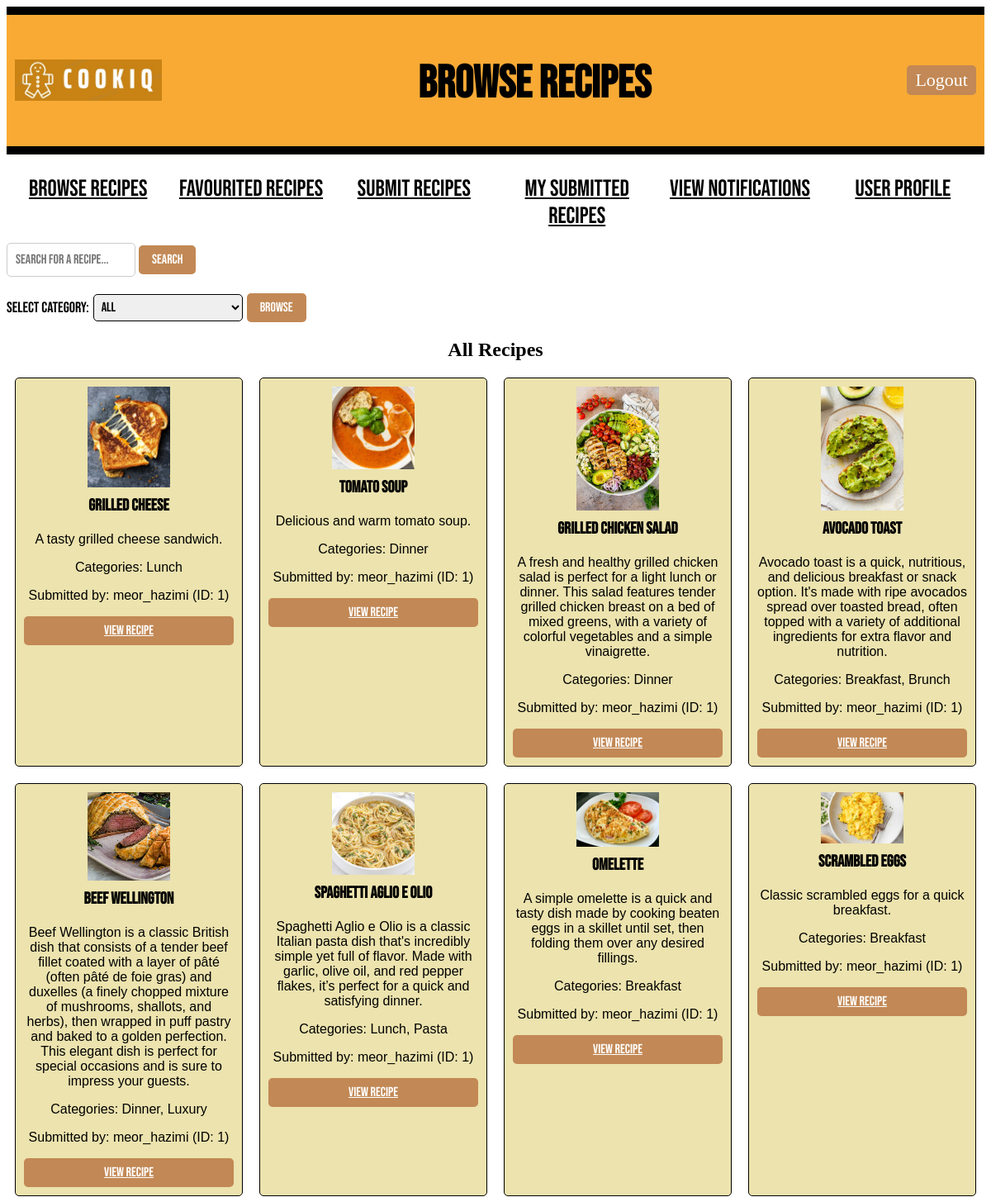
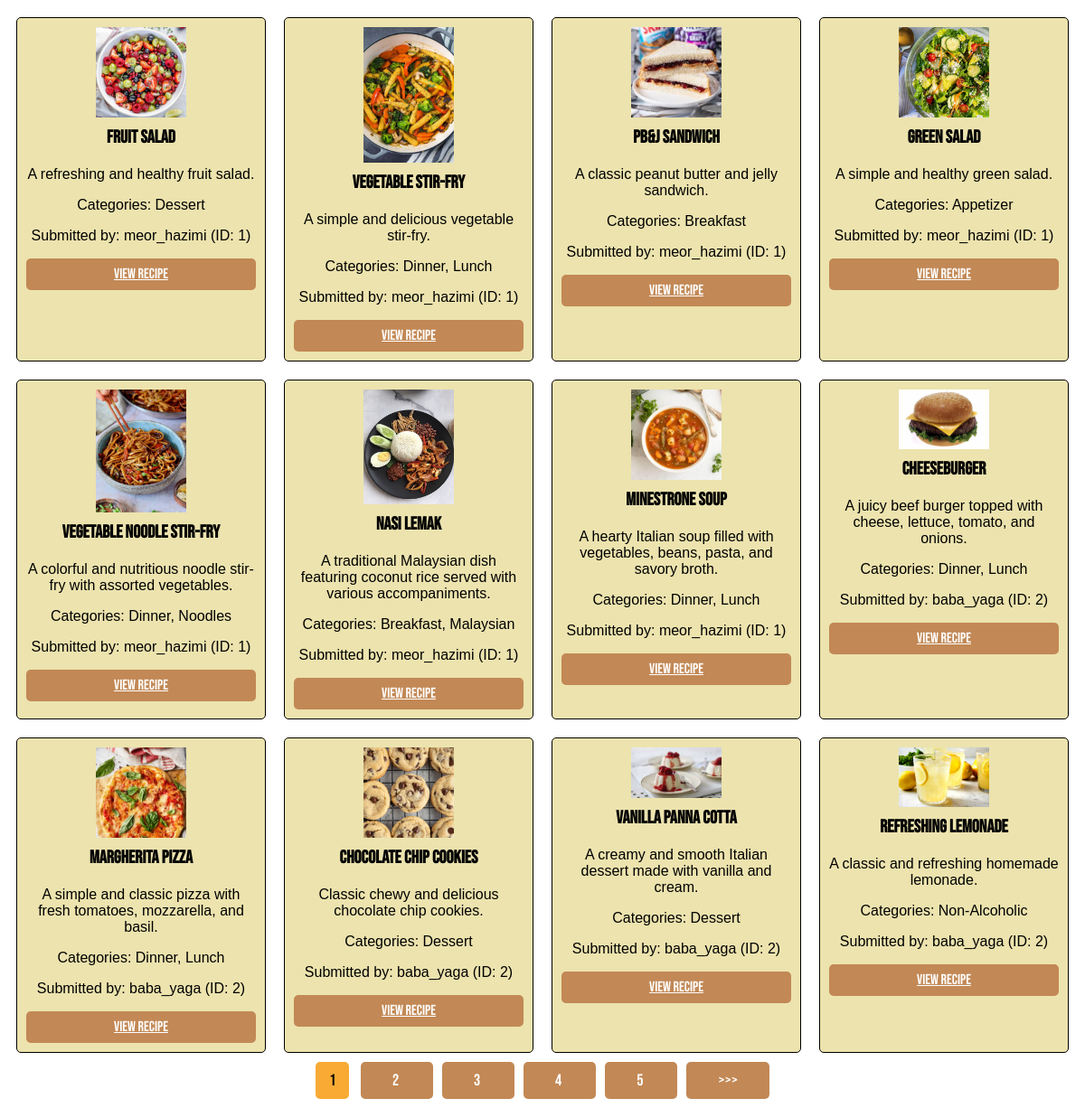
Screenshot of /user/5/browse_recipes (signed in) with the database file from the repository (2 pictures, top to bottom).
### models.py (models this page shows, shortened)
class Recipe(db.Model):
    id = db.Column(db.Integer, primary_key=True)
    recipe_name = db.Column(db.String(100), nullable=False)
    description = db.Column(db.Text, nullable=False)
    ingredients = db.Column(db.Text, nullable=False)
    steps = db.Column(db.Text, nullable=False)
    difficulty = db.Column(db.Integer, nullable=False)
    time_required = db.Column(db.Integer, nullable=False)
    serving_size = db.Column(db.Integer, nullable=False)
    submitted_at = db.Column(db.DateTime(timezone=True), default=lambda: datetime.now(timezone('Asia/Kuala_Lumpur')))
    approved = db.Column(db.Boolean, default=False)
    user_id = db.Column(db.Integer, db.ForeignKey('user.id', name='fk_recipe_user'), nullable=False)
    image_path = db.Column(db.String(255))  # Path to the image file
    submitted_by = db.Column(db.String(100), nullable=False)
    comments = db.relationship('Comment', backref='recipe', cascade="all, delete-orphan", lazy=True)
    reports = db.relationship('Report', back_populates='recipe', cascade="all, delete-orphan")
    categories = db.relationship('Category', secondary=recipe_category_association, backref=db.backref('recipes', lazy='dynamic'))

class Category(db.Model):
    id = db.Column(db.Integer, primary_key=True)
    name = db.Column(db.String(100), nullable=False, unique=True)
    group_id = db.Column(db.Integer, db.ForeignKey('category_group.id', name='fk_category_group'), nullable=True)

### main.py (the view)
@app.route("/user/<int:user_id>/browse_recipes")
def browse_recipes(user_id):
    if "user_id" not in session or session["user_id"] != user_id:
        return redirect(url_for("login"))
    user = User.query.get_or_404(user_id)
    categories = Category.query.order_by(Category.name).all()  # Sort categories alphabetically
    selected_category = request.args.get("category", "All")
    search_query = request.args.get("search_query", "")
    page = request.args.get("page", 1, type=int)
    per_page = 20
    query = Recipe.query.filter_by(approved=True) # Start query for recipes with 'approved' status
    groups = CategoryGroup.query.order_by(CategoryGroup.name).all()
    for group in groups:
        group.categories = Category.query.filter_by(group_id=group.id).order_by(Category.name).all()
    if selected_category != "All":
        category = Category.query.filter_by(name=selected_category).first()
        if category:
            query = query.filter(Recipe.categories.contains(category))
    if search_query:
        query = query.filter(Recipe.recipe_name.ilike(f"%{search_query}%"))
    pagination = query.paginate(page=page, per_page=per_page, error_out=False)
    recipes = pagination.items
    return render_template("browse_recipes.html", recipes=recipes, groups=groups, categories=categories, selected_category=selected_category, search_query=search_query, user=user, user_id=user_id,pagination=pagination)

### templates/browse_recipes.html (shortened to what this page needs)
<!DOCTYPE html>
<html>
<head>
    <link rel="stylesheet" type="text/css" href="{{ url_for('static', filename='style.css') }}">
</head>
<body>
    <div class="header">
        <div class="logo-container">
            <img style="height: 50px; padding-bottom: 30px;" src="{{ url_for('static', filename='Logo_CookiQ.jpeg') }}" alt="Logo_CookiQ">
        </div>
        <h1 class="title">Browse Recipes</h1>
        <a href="{{ url_for('logout') }}" class="LogOutButton">Logout</a>
    </div>
    {% include '_flashes.html' %}
    <div class="classification">
        <ul>
            <li><a href="{{ url_for('browse_recipes', user_id=user.id) }}" class="nav-button">Browse Recipes</a></li>
            <li><a href="{{ url_for('favouritedrecipe', user_id=user.id)}}" class="nav-button">Favourited Recipes</a></li>
            <li><a href="{{ url_for('recipesubmission', user_id=user.id) }}" class="nav-button">Submit Recipes</a></li>
            <li><a href="{{ url_for('submitted_recipes', user_id=user.id) }}" class="nav-button">My Submitted Recipes</a></li>
            <li><a href="{{ url_for('view_notifications', user_id=user.id) }}" class="nav-button">View Notifications</a></li>
            <li><a href="{{ url_for('user_profile', user_id=user.id) }}" class="nav-button">User Profile</a></li>
        </ul>
    </div>
    <div class="search-bar">
        <form method="GET" action="{{ url_for('browse_recipes', user_id=user.id) }}">
            <input type="text" name="search_query" placeholder="Search for a recipe..." value="{{ request.args.get('search_query', '') }}">
            <button type="submit">Search</button>
        </form>
    </div>
    <div class="category-selection">
        <form method="GET" action="{{ url_for('browse_recipes', user_id=user.id) }}">
            <label for="category">Select Category:</label>
            <select name="category" id="category">
                <option value="All">All</option>
            </select>
            <button type="submit">Browse</button>
        </form>
    </div>
    <div class="recipes">
        <h2 class="centertext">{{ selected_category.capitalize() }} Recipes</h2>
        {% for i in range(0, recipes|length, 4) %}
        <div class="recipe-row">
            {% for recipe in recipes[i:i+4] %}
            <div class="recipe-card">
                <img src="/static/{{ recipe.image_path }}" alt="Recipe Image" style="max-width: 100px;">
                <h3>{{ recipe.recipe_name }}</h3>
                <p>{{ recipe.description }}</p>
                <p>Categories:
                    {% for category in recipe.categories %}
                        {{ category.name }}{% if not loop.last %}, {% endif %}
                    {% endfor %}
                </p>
                <p>Submitted by: {{ recipe.submitted_by }}</p>
                <a href="{{ url_for('recipe', user_id=user.id, recipe_id=recipe.id, source='browse_recipe') }}">View Recipe</a>
            </div>
            {% endfor %}
        </div>
        {% endfor %}
    </div>
    <div class="pagination">
        {% for number in pagination.iter_pages() %}
            {% if pagination.page != number %}
                <span>
                    <a class='page-number' href="{{ url_for('browse_recipes', user_id=user.id, page=number, category=selected_category, search_query=search_query) }}">
                        {{ number }}
                    </a>
                </span>
            {% else %}
                <span class='current-page-number'>{{ number }}</span>
            {% endif %}
        {% endfor %}
        {% if pagination.has_next %}
            <span>
                <a class='page-number' href="{{ url_for('browse_recipes', user_id=user.id, page=pagination.next_num, category=selected_category, search_query=search_query) }}">
                    {{ '>>>' }}
                </a>
            </span>
        {% endif %}
    </div>
</body>
</html>

### static/style.css (style rules this page uses)
.header { display: flex; align-items: center; justify-content: space-between; background-color: #f8aa35; border-top: 10px solid #000; border-bottom: 10px solid #000; margin-bottom: 20px; padding: 5px 10px; }
.logo-container { display: flex; align-items: center; margin-top: 30px; }
.centertext { text-align: center; }
.title { font-family: 'Bebas Neue', sans-serif; font-size: 55px; color: rgb(0, 0, 0); margin-top: 45px; }
.nav-button { border: none; color: rgb(0, 0, 0); }
.MainButton, .HomeButton, .LogOutButton { padding: 5px 10px; border-radius: 5px; background-color: #c28855; color: #fff; font-size: 22px; font-weight: 300; cursor: pointer; text-decoration: none; left: 20px; }
.classification ul { text-align: center; display: flex; padding-top: 5px; padding-left: 0px; }
.classification li { font-family: 'Bebas Neue', sans-serif; font-size: 28px; font-weight: 300; text-transform: uppercase; display: inline-block; width: 100%; }
.recipe-row, .user-row { display: flex; justify-content: center; margin-bottom: 20px; }
.recipe-card, .user-card { width: 45%; margin: 0 10px; padding: 10px; border: 1px solid #000; border-radius: 5px; background-color: #ece3ae; text-align: center; }
.recipe-card h3, .user-card h3 { margin-top: 0; font-family: 'Bebas Neue', sans-serif; font-size: 20px; }
.recipe-card p, .user-card p { font-family: 'Franklin Gothic Medium', 'Arial Narrow', Arial, sans-serif; text-align: center; }
.recipe-card img { display: block; margin: 0 auto 10px; max-width: 100%; height: auto; }
.recipe-card a { display: block; margin-top: 10px; }
.category-selection, .search-bar { margin-bottom: 20px; }
.category-selection form { display: flex; align-items: center; }
.category-selection label { font-family: 'Bebas Neue', sans-serif; font-size: 18px; margin-right: 5px; }
.category-selection select { font-family: 'Bebas Neue', sans-serif; font-size: 16px; padding: 5px; border: 1px solid #000; border-radius: 5px; margin-right: 5px; }
.category-selection button, .search-bar button, .users button, .recipe-card a, .delete-button { padding: 8px 16px; border: none; cursor: pointer; border-radius: 5px; font-family: 'Bebas Neue', sans-serif; font-size: 16px; background-color: #c28855; color: #fff; transition: background-color 0.3s; }
.search-bar input[type="text"] { font-family: 'Bebas Neue', sans-serif; padding: 10px; border: 1px solid #ccc; border-radius: 5px; font-size: 16px; }
.pagination { text-align: center; margin-top: 20px; margin-bottom: 20px; font-family: 'Bebas Neue', sans-serif; }
.pagination a, .pagination span { margin: 0 5px; padding: 10px 15px; border-radius: 5px; text-decoration: none; font-size: 18px; background-color: #c28855; color: #fff; transition: background-color 0.3s; }
.pagination span.current-page-number { background-color: #f8aa35; color: #000; cursor: default; }
.category-selection, .category-group-selection { font-family: 'Bebas Neue', sans-serif; }

### rows the page displays
Recipe: image_path (picture), recipe_name "Grilled Cheese", description "A tasty grilled cheese sandwich.", submitted_by "meor_hazimi (ID: 1)"
Category: name "Lunch"
Recipe: image_path (picture), recipe_name "Tomato Soup", description "Delicious and warm tomato soup.", submitted_by "meor_hazimi (ID: 1)"
Category: name "Dinner"
Recipe: image_path (picture), recipe_name "Grilled Chicken Salad", description "A fresh and healthy grilled chicken salad is perfect for a light lunch or dinner. This salad features tender grilled chicken breast on a bed of mixed greens, with a variety of colorful vegetables and a simple vinaigrette.", submitted_by "meor_hazimi (ID: 1)"
Recipe: image_path (picture), recipe_name "Avocado Toast", description "Avocado toast is a quick, nutritious, and delicious breakfast or snack option. It's made with ripe avocados spread over toasted bread, often topped with a variety of additional ingredients for extra flavor and nutrition.", submitted_by "meor_hazimi (ID: 1)"
Category: name "Breakfast"
Category: name "Brunch"
Recipe: image_path (picture), recipe_name "Beef Wellington", description "Beef Wellington is a classic British dish that consists of a tender beef fillet coated with a layer of pâté (often pâté de foie gras) and duxelles (a finely chopped mixture of mushrooms, shallots, and herbs), then wrapped in puff pastry and baked to a golden perfection. This elegant dish is perfect for special occasions and is sure to impress your guests.", submitted_by "meor_hazimi (ID: 1)"
Category: name "Luxury"
Recipe: image_path (picture), recipe_name "Spaghetti Aglio e Olio", description "Spaghetti Aglio e Olio is a classic Italian pasta dish that's incredibly simple yet full of flavor. Made with garlic, olive oil, and red pepper flakes, it’s perfect for a quick and satisfying dinner.", submitted_by "meor_hazimi (ID: 1)"
Category: name "Pasta"
Recipe: image_path (picture), recipe_name "Omelette", description "A simple omelette is a quick and tasty dish made by cooking beaten eggs in a skillet until set, then folding them over any desired fillings.", submitted_by "meor_hazimi (ID: 1)"
Recipe: image_path (picture), recipe_name "Scrambled Eggs", description "Classic scrambled eggs for a quick breakfast.", submitted_by "meor_hazimi (ID: 1)"
Recipe: image_path (picture), recipe_name "Fruit Salad", description "A refreshing and healthy fruit salad.", submitted_by "meor_hazimi (ID: 1)"
Category: name "Dessert"
Recipe: image_path (picture), recipe_name "Vegetable Stir-Fry", description "A simple and delicious vegetable stir-fry.", submitted_by "meor_hazimi (ID: 1)"
Recipe: image_path (picture), recipe_name "PB&J Sandwich", description "A classic peanut butter and jelly sandwich.", submitted_by "meor_hazimi (ID: 1)"
Recipe: image_path (picture), recipe_name "Green Salad", description "A simple and healthy green salad.", submitted_by "meor_hazimi (ID: 1)"
Category: name "Appetizer"
Recipe: image_path (picture), recipe_name "Vegetable Noodle Stir-Fry", description "A colorful and nutritious noodle stir-fry with assorted vegetables.", submitted_by "meor_hazimi (ID: 1)"
Category: name "Noodles"
Recipe: image_path (picture), recipe_name "Nasi Lemak", description "A traditional Malaysian dish featuring coconut rice served with various accompaniments.", submitted_by "meor_hazimi (ID: 1)"
Category: name "Malaysian"
Recipe: image_path (picture), recipe_name "Minestrone Soup", description "A hearty Italian soup filled with vegetables, beans, pasta, and savory broth.", submitted_by "meor_hazimi (ID: 1)"
Recipe: image_path (picture), recipe_name "Cheeseburger", description "A juicy beef burger topped with cheese, lettuce, tomato, and onions.", submitted_by "baba_yaga (ID: 2)"
Recipe: image_path (picture), recipe_name "Margherita Pizza", description "A simple and classic pizza with fresh tomatoes, mozzarella, and basil.", submitted_by "baba_yaga (ID: 2)"
Recipe: image_path (picture), recipe_name "Chocolate Chip Cookies", description "Classic chewy and delicious chocolate chip cookies.", submitted_by "baba_yaga (ID: 2)"
Recipe: image_path (picture), recipe_name "Vanilla Panna Cotta", description "A creamy and smooth Italian dessert made with vanilla and cream.", submitted_by "baba_yaga (ID: 2)"
Recipe: image_path (picture), recipe_name "Refreshing Lemonade", description "A classic and refreshing homemade lemonade.", submitted_by "baba_yaga (ID: 2)"
Category: name "Non-Alcoholic"

### other values shown
{{ selected_category.capitalize() }} "All"
{{ number }} "1"
{{ number }} "2" "3" "4" "5"
{{ '>>>' }} ">>>"
